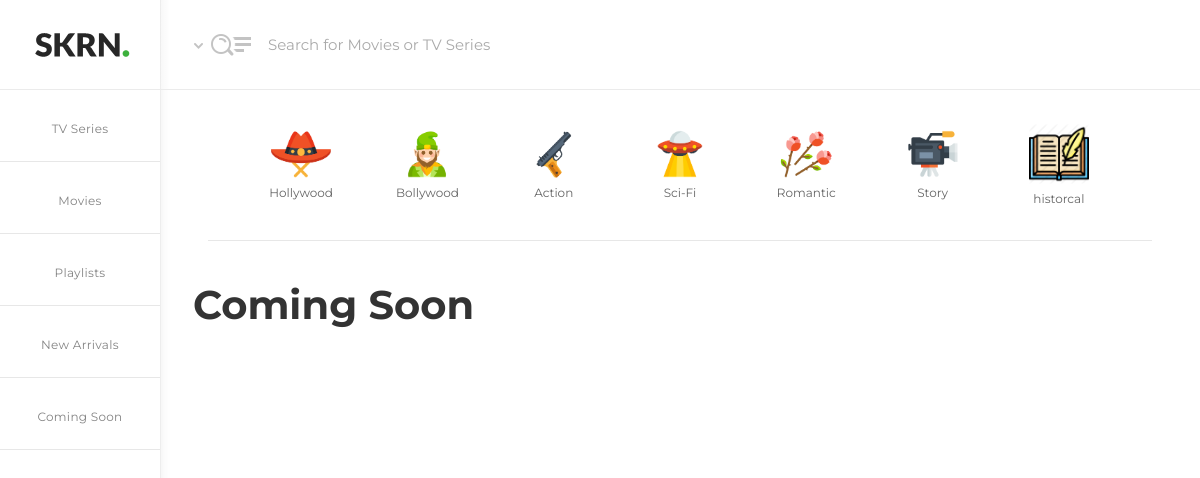
The app's page /movie/ with its own data.
### home/models.py (models this page shows, shortened)
class MovieCategory(models.Model):
    name = models.CharField(max_length=150)
    slug = models.SlugField(unique=True)
    img = models.ImageField(upload_to='prod_imgs/')
    def get_all_categories():
        return MovieCategory.objects.all()

class Genre(models.Model):
    name = models.CharField(max_length=150)
    slug = models.SlugField(unique=True)
    img = models.ImageField(upload_to='prod_imgs/')
    def get_all_genres():
        return Genre.objects.all()

### home/views.py (the view)
# urls.py: path('movie/', movie, name= 'movie'),
def movie(request):
    content = Movie.get_all_movies()
    movieFilter = MovieFilter(request.GET, queryset = content)
    content = movieFilter.qs
    categories = MovieCategory.get_all_categories()
    genres = Genre.get_all_genres()
    return render(request, 'movie.html', {'contents':content, 'categories': categories, 'genres': genres})

### home/models.py (called while the page is built)
    def get_all_movies():
        return Movie.objects.all()

### templates/movie.html (shortened to what this page needs)
{% extends 'base.html' %}
{% load static %}
{% load materializecss %}
{% load bootstrap %}
{% block content %}
<main id="col-main" style="padding-left: 3rem; padding-right: 3rem; padding-bottom: 3rem;">
    <ul class="dashboard-genres-pro">
        {% for category in categories %}
        <li id="category">
            <a href="{% url 'moviefilter' category.slug %}">
                <img src="{{ category.img.url }}" alt="Drama">
                <h6>{{ category.name }}</h6>
            </a>
        </li>
        {% endfor %}
        {% for genre in genres %}
        <li id="genre">
            <a href="{% url 'moviefilter' genre.slug %}">
                <img src="{{ genre.img.url }}" alt="Drama">
                <h6>{{ genre.name }}</h6>
            </a>
        </li>
        {% endfor %}
    </ul>
{% if contents %}
<div id="main_content" class="row">
    {% for content in contents %}
    <div class="col-12 col-md-6 col-lg-4 col-xl-3">
        <div class="item-listing-container-skrn">
            {% if img %}
            <a href="{% url 'detail' content.slug %}"><img style="height: 20rem" src="{{ content.img.url }}"
                    alt="Listing"></a>
            {% else %}
            <a href="{% url 'detail' content.slug %}"><img style="height: 20rem" src="{{ content.img_url }}"
                alt="Listing"></a>
            {% endif %}
            <div class="item-listing-text-skrn">
                <div class="item-listing-text-skrn-vertical-align">
                    <h6><a href="{% url 'detail' content.slug %}">{{ content.name }}</a></h6>
                </div>
            </div>
        </div>
    </div>
    {% endfor %}
</div>
{% else %}
<div class="row">
    <h1>Coming Soon</h1>
</div>
{% endif %}
</div>
{% endblock content %}

### records on screen
MovieCategory: img (picture), name "Hollywood"
MovieCategory: img (picture), name "Bollywood"
Genre: img (picture), name "Action"
Genre: img (picture), name "Sci-Fi"
Genre: img (picture), name "Romantic"
Genre: img (picture), name "Story"
Genre: img (picture), name "historcal"
